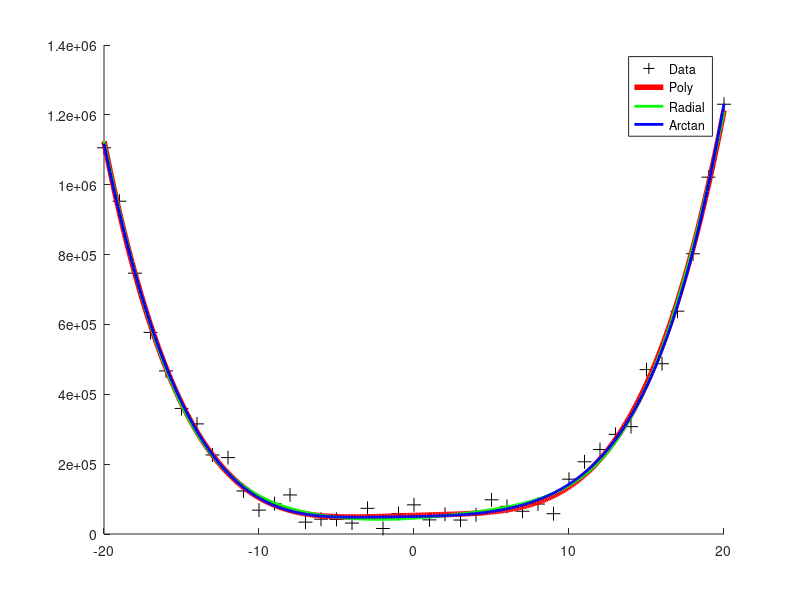

The MATLAB source for this figure:
%Nonlinear regression
%@Zhaozheng Yin, Missouri S&T, Spring 2017

clc; clear all; close all;

%generate data
x = -20:1:20; I = length(x);
phi = [3 2 0 5 7]; 
w = zeros(1,I);
for ii=1:length(phi)
    w = w+phi(ii)*x.^(ii-1);
end
w = w + 100000*rand(1,I);
w = w';

%Nonlinear regression by polynomial regression
Z = [];
for ii = 1:length(phi)
    Z = [Z; x.^(ii-1)];
end
Phi_poly = (Z*Z')\(Z*w)

%nonlinear regression by radial basis function
nRadBasis = 6;
minx = min(x); maxx = max(x);
alpha_rad = minx:(maxx-minx)/(nRadBasis-1):maxx;
lambda_rad = 100;
Z = ones(1,I);
for ii = 1:nRadBasis
    Z = [Z; exp(-(x-alpha_rad(ii)).^2/lambda_rad)];
end
Phi_rad = (Z*Z')\(Z*w);

%nonlinear regression by arc tangent function
nArcTanBasis = 7;
minx = min(x); maxx = max(x);
alpha_arc = minx:(maxx-minx)/(nArcTanBasis-1):maxx;
lambda_arc = .1;
Z = [];
for ii = 1:nArcTanBasis
    Z = [Z; atan(lambda_arc*x-alpha_arc(ii))];
end
Phi_arc = (Z*Z')\(Z*w);

%visualization
figure; hold on;
plot(x,w,'k+','Markersize',10);
xx = -20:.1:20;
Z_poly = [];
for ii = 1:length(phi)
    Z_poly = [Z_poly; xx.^(ii-1)];
end
ww_poly = Z_poly'*Phi_poly;
plot(xx,ww_poly,'r','Linewidth',4);

Z_rad = ones(1,length(xx));
for ii = 1:nRadBasis
    Z_rad = [Z_rad; exp(-(xx-alpha_rad(ii)).^2/lambda_rad)];
end
ww_rad = Z_rad'*Phi_rad;
plot(xx,ww_rad,'g','Linewidth',2);

Z_arc = [];
for ii = 1:nArcTanBasis
    Z_arc = [Z_arc; atan(lambda_arc*xx-alpha_arc(ii))];
end
ww_arc = Z_arc'*Phi_arc;
plot(xx,ww_arc,'b','Linewidth',2);

legend('Data','Poly','Radial','Arctan');
